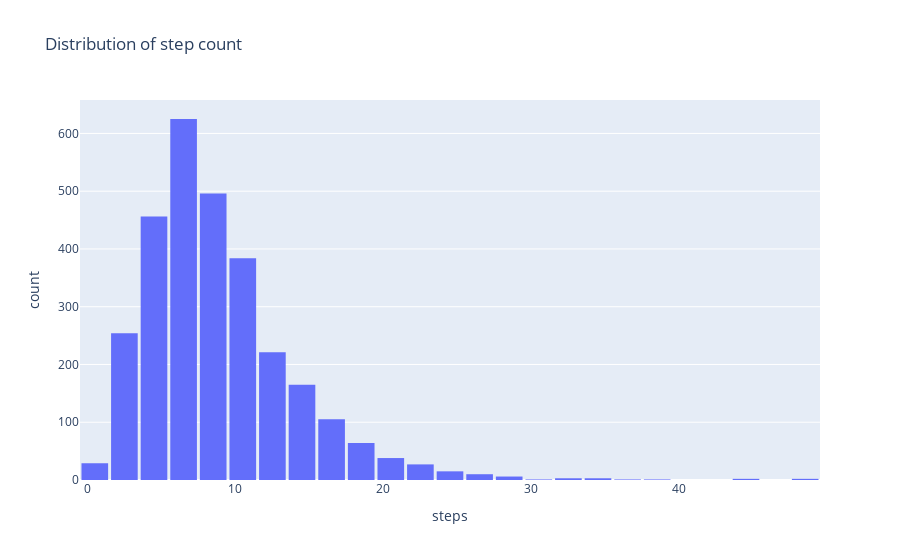

Notebook code cell kept with this figure:
### Code cell
fig = px.histogram(df_recipes, x='n_steps', nbins=40,
                   title='Distribution of step count',
                   labels={'n_steps': 'steps'})
fig.update_layout(bargap=0.1)
fig.show()

### Figure 1 — Plotly figure (JSON) as saved in the notebook; plotly's stock layout.template omitted (floating-point values rounded to 4 significant figures; data arrays with more than 128 entries replaced by an {"elided": "..."} marker saying what was removed)
{"data": [{"bingroup": "x", "hovertemplate": "steps=%{x}<br>count=%{y}<extra></extra>", "legendgroup": "", "marker": {"color": "#636efa", "pattern": {"shape": ""}}, "name": "", "nbinsx": 40, "orientation": "v", "showlegend": false, "type": "histogram", "x": {"elided": "2908 int values"}, "xaxis": "x", "yaxis": "y"}], "layout": {"bargap": 0.1, "barmode": "relative", "legend": {"tracegroupgap": 0}, "title": {"text": "Distribution of step count"}, "xaxis": {"anchor": "y", "domain": [0, 1], "title": {"text": "steps"}}, "yaxis": {"anchor": "x", "domain": [0, 1], "title": {"text": "count"}}}}
